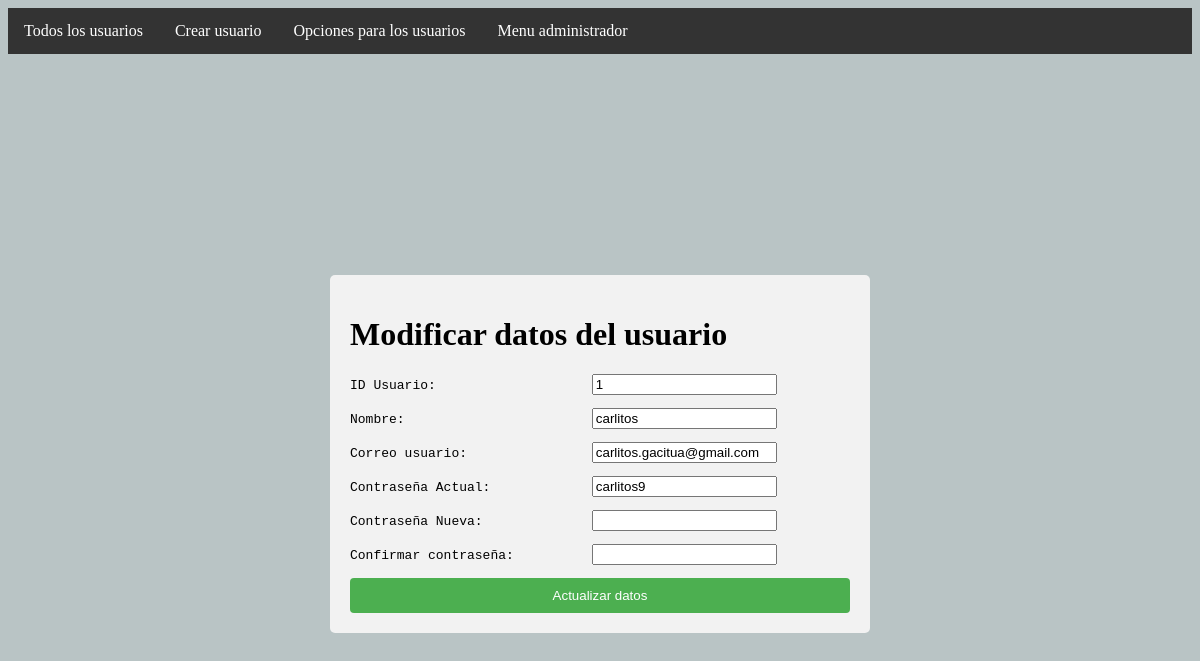
/usuarios/encontrar_usuario/1, run on the app's committed database.
### botilleria_covid_paginas/models.py (models this page shows, shortened)
class Usuario(models.Model):
    id_usuario = models.AutoField(primary_key=True)
    nombre_usuario = models.CharField(max_length=40, null=False)
    correo_usuario = models.CharField(max_length=50, null=False)
    contrasena_usuario = models.CharField(max_length=30, null=False)

### admin_botilleria/views.py (the view)
# urls.py: path('usuarios/encontrar_usuario/<str:pk>',views.encontrar_usuario,name="encontrar_usuario"),
def encontrar_usuario(request,pk):
    if pk != " ":
        usuario = Usuario.objects.get(id_usuario = pk)
    context = {'usuario':usuario}
    if usuario:
        return render(request,'html/usuarios/modificar_usuario.html',context)
    else:
        context={'mensaje':'❌ Error, id del usuario no encontrado'}
        return render(request,'html/usuarios/admin_usuarios.html',context)

### admin_botilleria/templates/html/usuarios/modificar_usuario.html (shortened to what this page needs)
{% load static %}
<!DOCTYPE html>
<html lang="en">
<head>
    <link rel="stylesheet" href="{% static 'CSS/modificar_producto.css' %}">
</head>
<body>
    <nav>
        <ul>
            <li><a href="{% url 'admin_usuarios' %}">Todos los usuarios</a></li>
            <li><a href="{% url 'crear_usuario' %}">Crear usuario</a></li>
            <li><a href="{% url 'opciones_usuario' %}">Opciones para los usuarios</a></li>
            <li><a href="{% url 'base_admin' %}">Menu administrador</a></li>
        </ul>
    </nav>
    <div class="container">
        <div class="formulario">
            <h1>Modificar datos del usuario</h1>
            <form action="{% url 'modificar_usuario' %}" method="post" enctype="multipart/form-data">
                <pre>ID Usuario:                    <input type="text" name="id_admin" value="{{ usuario.id_usuario }}" readonly></pre>
                <pre>Nombre:                        <input type="text" name="nombre_usuario" value="{{ usuario.nombre_usuario }}"></pre>
                <pre>Correo usuario:                <input type="text" name="correo_usuario" value="{{ usuario.correo_usuario }}"></pre>
                <pre>Contraseña Actual:             <input type="text" name="contrasena_usuario" value="{{ usuario.contrasena_usuario }}" readonly></pre>
                <pre>Contraseña Nueva:              <input type="text" name="contrasena_nueva1"></pre>
                <pre>Confirmar contraseña:          <input type="text" name="contrasena_nueva2"></pre>
                <input type="submit" name="opcion" value="Actualizar datos">
                {% if usuario %}
            </form>
            {% endif %}
        </div>
    </div>
</body>
</html>

### admin_botilleria/static/CSS/modificar_producto.css (style rules this page uses)
body { background-color:#b9c4c5; }
.container { display: flex; justify-content: center; align-items: center; height: 100vh; }
.formulario { width: 500px; padding: 20px; background-color: #f2f2f2; border-radius: 5px; }
.formulario input[type="submit"] { width: 100%; padding: 10px; background-color: #4caf50; color: white; border: none; border-radius: 4px; cursor: pointer; }
nav ul { list-style-type: none; margin: 0; padding: 0; overflow: hidden; background-color: #333; }
nav ul li { float: left; }
nav ul li a { display: block; color: white; text-align: center; padding: 14px 16px; text-decoration: none; }

### data on the page
Usuario: id_admin "1", nombre_usuario "carlitos", correo_usuario "carlitos.gacitua@gmail.com", contrasena_usuario "carlitos9"
